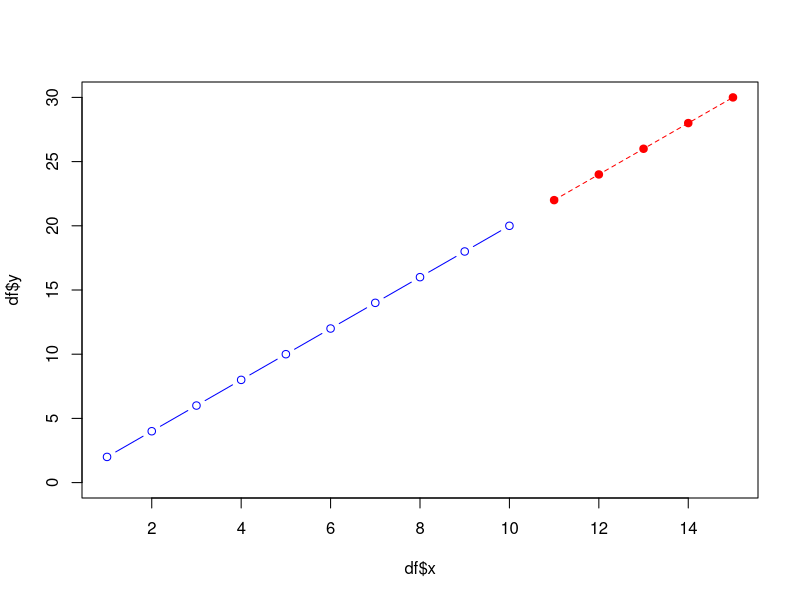

Source code (R):
# Sample data
df <- data.frame(x = 1:10, y = c(2, 4, 6, 8, 10, 12, 14, 16, 18, 20))

# Fit linear model
model <- lm(y ~ x, data = df)

# Create future values
future_x <- data.frame(x = 11:15)

# Predict future y values
future_y <- predict(model, newdata = future_x)

# Plot existing data
plot(df$x, df$y, type = "b", col = "blue", ylim = c(0, 30), xlim = c(1, 15))
points(future_x$x, future_y, col = "red", pch = 19) # Future points
lines(future_x$x, future_y, col = "red", lty = 2) # Future trend line
